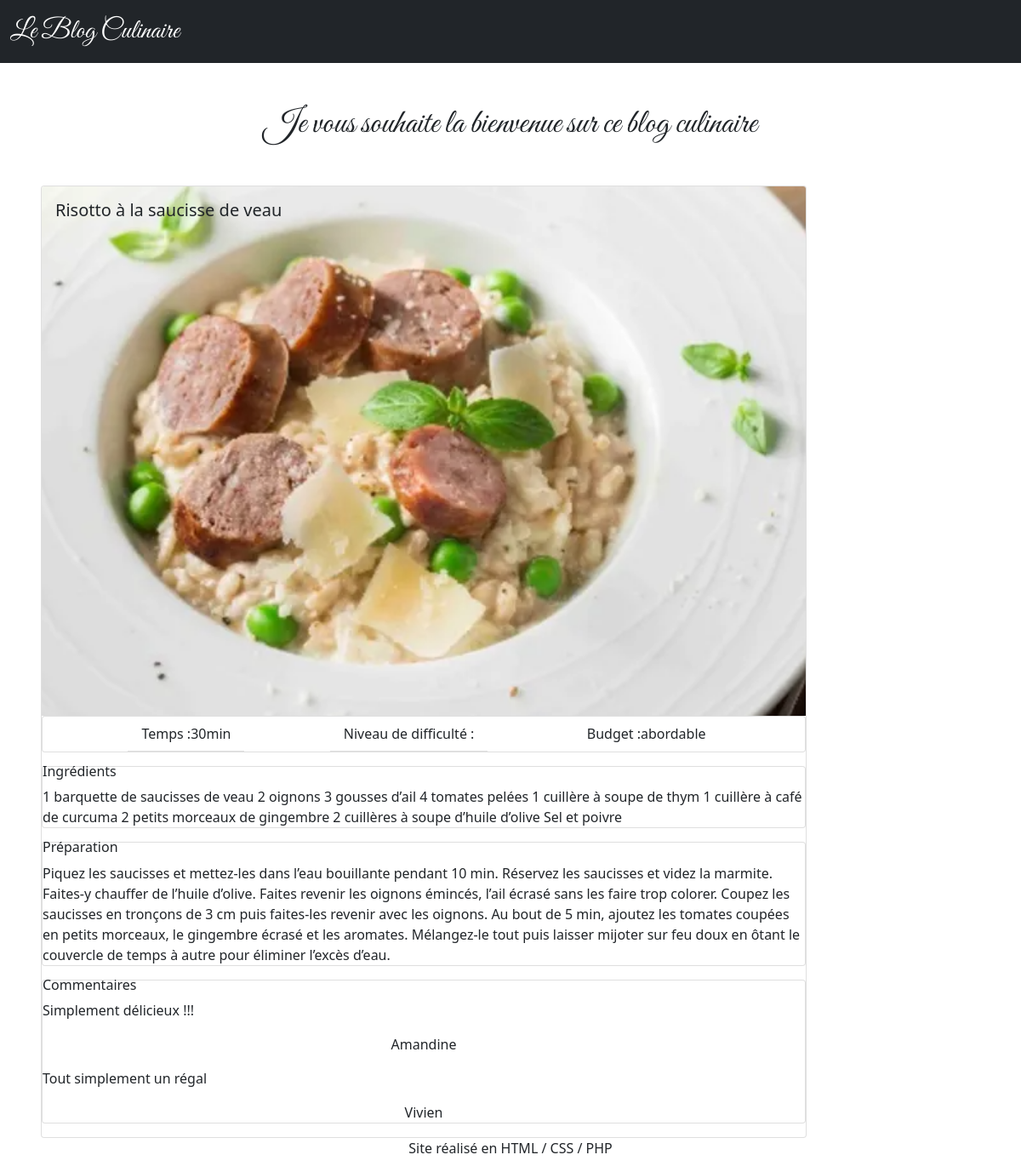
/step5/recette.php?id=1, run on the app's committed database.
### tables this page shows
CREATE TABLE IF NOT EXISTS `t_recipe` (
  `rec_id` int(11) NOT NULL AUTO_INCREMENT,
  `rec_nom` varchar(255) NOT NULL,
  `rec_resume` text NOT NULL,
  `rec_temps` varchar(255) NOT NULL,
  `rec-difficulte` varchar(255) NOT NULL,
  `rec_budget` varchar(255) NOT NULL,
  `rec_ingredients` text NOT NULL,
  `rec_miniature` varchar(100) NOT NULL,
  `rec_image` varchar(255) NOT NULL,
  `rec_preparation` text NOT NULL,
  `rec_categorie` varchar(255) NOT NULL,
  PRIMARY KEY (`rec_id`)
);

CREATE TABLE IF NOT EXISTS `t_comment` (
  `com_id` int(11) NOT NULL AUTO_INCREMENT,
  `com_auteur` varchar(255) NOT NULL,
  `com_contenu` text NOT NULL,
  `id_rec` int(11) NOT NULL,
  PRIMARY KEY (`com_id`),
  KEY `FK_recette_commentaire` (`id_rec`)
);

### step5/Modele.php (called while the page is built, shortened)
<?php
function getBdd()
{
    $username = "root";
    $password = "";
    $dsn = "mysql:host=localhost; dbname=bdd_blog_culinaire; port=3306; charset=utf8";
    $db = new PDO($dsn, $username, $password);
    $db->setAttribute(PDO::ATTR_ERRMODE, PDO::ERRMODE_EXCEPTION);
    return $db;
}
function getSingle($id)
{
    $db = getBdd();
    $sqlSingle = ("SELECT * FROM t_recipe WHERE rec_id = ?");
    $req = $db->prepare($sqlSingle);
    $req->bindValue(1, $id, pdo::PARAM_INT);
    $req->execute();
    $single = $req->fetch();
    return $single;
}
function getComments($id)
{
    $db = getBdd();
    $sqlComments = ("SELECT * FROM t_comment WHERE id_rec = ?");
    $req = $db->prepare($sqlComments);
    $req->bindValue(1, $id, pdo::PARAM_INT);
    $req->execute();
    if ($req->rowCount()) {
        $comments = $req->fetchAll();
        return $comments;
    } else {
        $comments = 0;
        return $comments;
    }
}
?>

### step5/vueRecette.php (the view, shortened to what this page needs)
<div class="card col-9 ms-5">
    <img src="../images/<?= $single['rec_image']; ?>" class="card-img-top" alt="photo plat">
    <div class="card-img-overlay">
    <h5 class="card-title"><?= $single['rec_nom']; ?></h5>
    </div>
    <div class="card mb-3">
        <ul class="list-group d-flex flex-row justify-content-evenly list-group-flush ">
            <li class="list-group-item">Temps :<?= $single['rec_temps'];?></li>
            <li class="list-group-item">Niveau de difficulté :<?= $single['rec_difficulte']; ?></li>
            <li class="list-group-item">Budget :<?= $single['rec_budget']; ?></li>
        </ul>
    </div>
    <div class="card mb-3 ">
        <h6 class="card-subtitle mb-2 text-body-secondary">Ingrédients</h6>
        <p class="card-text"><?= $single['rec_ingredients']; ?></p>
    </div>
    <div class="card mb-3 ">
        <h6 class="card-subtitle mb-2 text-body-secondary">Préparation</h6>
        <p class="card-text"><?= $single['rec_preparation']; ?></p>
    </div>
    <div class="card mb-3 ">
        <h6 class="card-subtitle mb-2 text-body-secondary">Commentaires</h6>
        <?php
        if ($comments!=0) {
        foreach ($comments as $com) {
        ?>
        <p class="card-text"><?= $com['com_contenu']; ?></p>
        <p class="card-text text-center"><?= $com['com_auteur']; ?></p>
        <?php }
        } else {
        echo "Il n'y a pas encore de commentaires pour cette recette.";
        }?>
    </div>
</div>
<?php
require('gabarit.php');
?>

### data on the page
t_recipe: rec_image (picture), rec_nom "Risotto à la saucisse de veau", rec_temps "30min", rec_budget "abordable", rec_ingredients "1 barquette de saucisses de veau 2 oignons 3 gousses d’ail 4 tomates pelées 1 cuillère à soupe de thym 1 cuillère à café de curcuma 2 petits morceaux de gingembre 2 cuillères à soupe d’huile d’olive Sel et poivre", rec_preparation "Piquez les saucisses et mettez-les dans l’eau bouillante pendant 10 min. Réservez les saucisses et videz la marmite. Faites-y chauffer de l’huile d’olive. Faites revenir les oignons émincés, l’ail écrasé sans les faire trop colorer. Coupez les saucisses en tronçons de 3 cm puis faites-les revenir avec les oignons. Au bout de 5 min, ajoutez les tomates coupées en petits morceaux, le gingembre écrasé et les aromates. Mélangez-le tout puis laisser mijoter sur feu doux en ôtant le couvercle de temps à autre pour éliminer l’excès d’eau."
t_comment: com_contenu "Simplement délicieux !!!", com_auteur "Amandine"
t_comment: com_contenu "Tout simplement un régal", com_auteur "Vivien"
